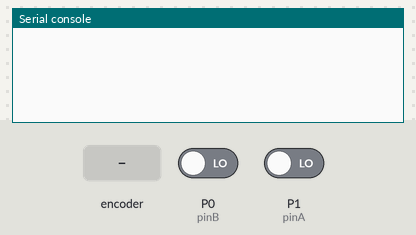
This program was run on a simulated BBC micro:bit running MicroPython. On the bench: the last lines printed to the serial console. The inputs (shaded band) are chosen by the test bench; at power-on: P0 (pinB) LOW, P1 (pinA) LOW.

Above: at 1.2 s.
1.3 s: rotary encoder on P1 (pinA) / P0 (pinB) turned 1 step (first pin leading)
At 1.9 s:
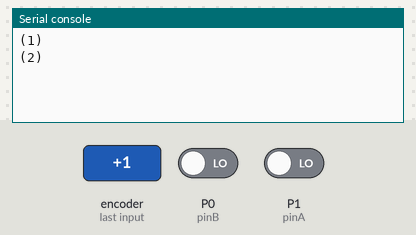
3.0 s: rotary encoder on P1 (pinA) / P0 (pinB) turned 1 step (first pin leading)
At 4.4 s:
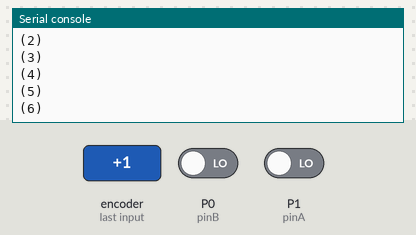
Timing chart, 0 to 6.0 s (numbered marks = the images above; inputs shaded):
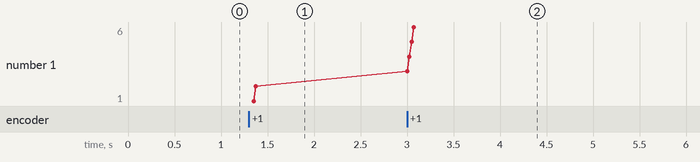

Measured:
- after the input at 1.3 s, the serial console: prints a new line after 0.05 s (image 1)
- after the input at 3.0 s, the serial console: prints a new line at once (image 2)
- plotted number 1: 2 → 6 after the input at 3.0 s

The program:

circus_decoder.py
```python
# (licence header left out)
from microbit import *
import utime

def rotation_decode():

    pinA = pin1 #pin15
    pinB = pin0 #pin16
    pA = 0
    pB = 0
    pos =0
    while True:

        while True:


            # read both of the switches
            A = pinA.read_digital()
            B = pinB.read_digital()
            bP = False
            if A != pA:
                bP = True
                if A == 1:
                    if B == 0:
                        pos+=1
                    else:
                        pos-=1
                else:
                    if B==1:
                        pos+=1
                    else:
                        pos-=1
                pA = A

            if B!=pB:
                bP = True
                if B==1:
                    if A==1:
                        pos+=1
                    else:
                        pos-=1
                else:
                    if A==0:
                        pos+=1
                    else:
                        pos-=1
                pB = B

            if bP:# and (pos==0 or pos==-400 or pos==400): # comment out in normal case
                print("(%i)"%(pos))

rotation_decode()
```
